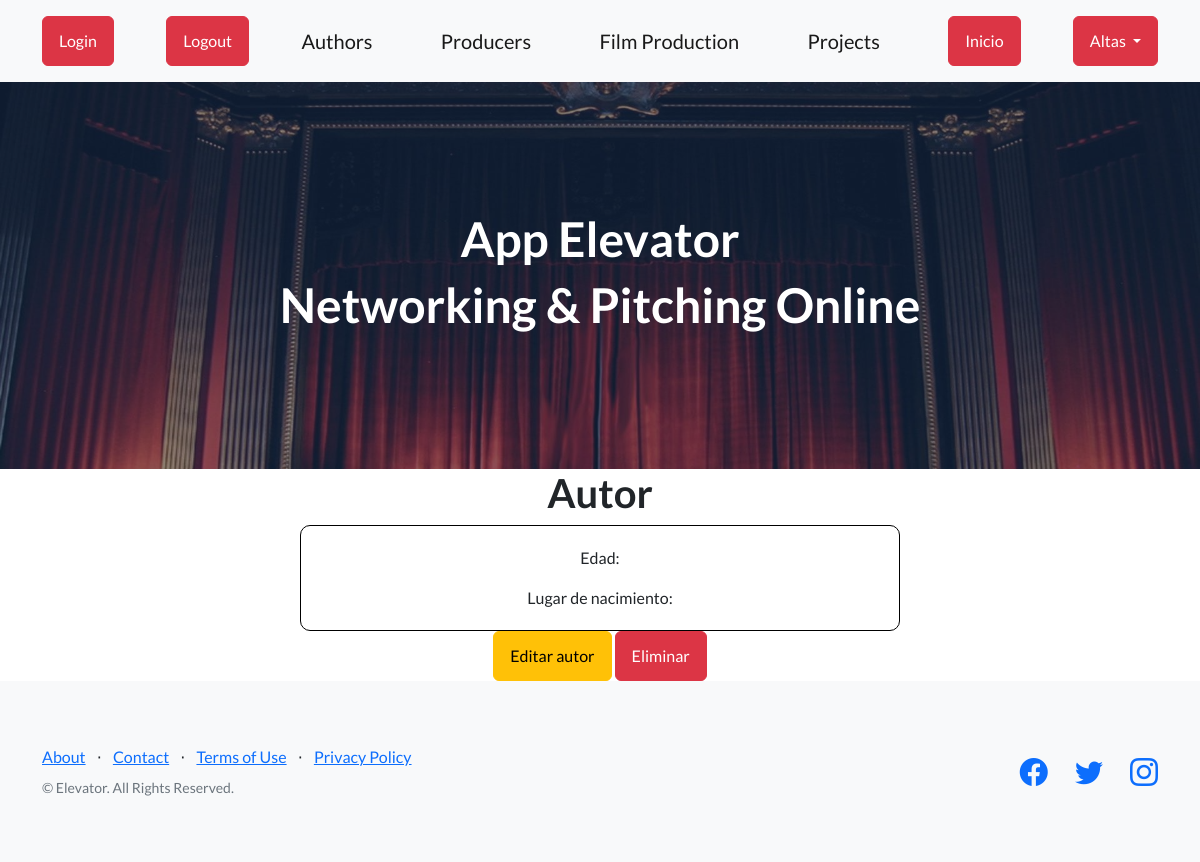
Page /App-Elevator/autor-detalles/Robert/ on the earlier database version.
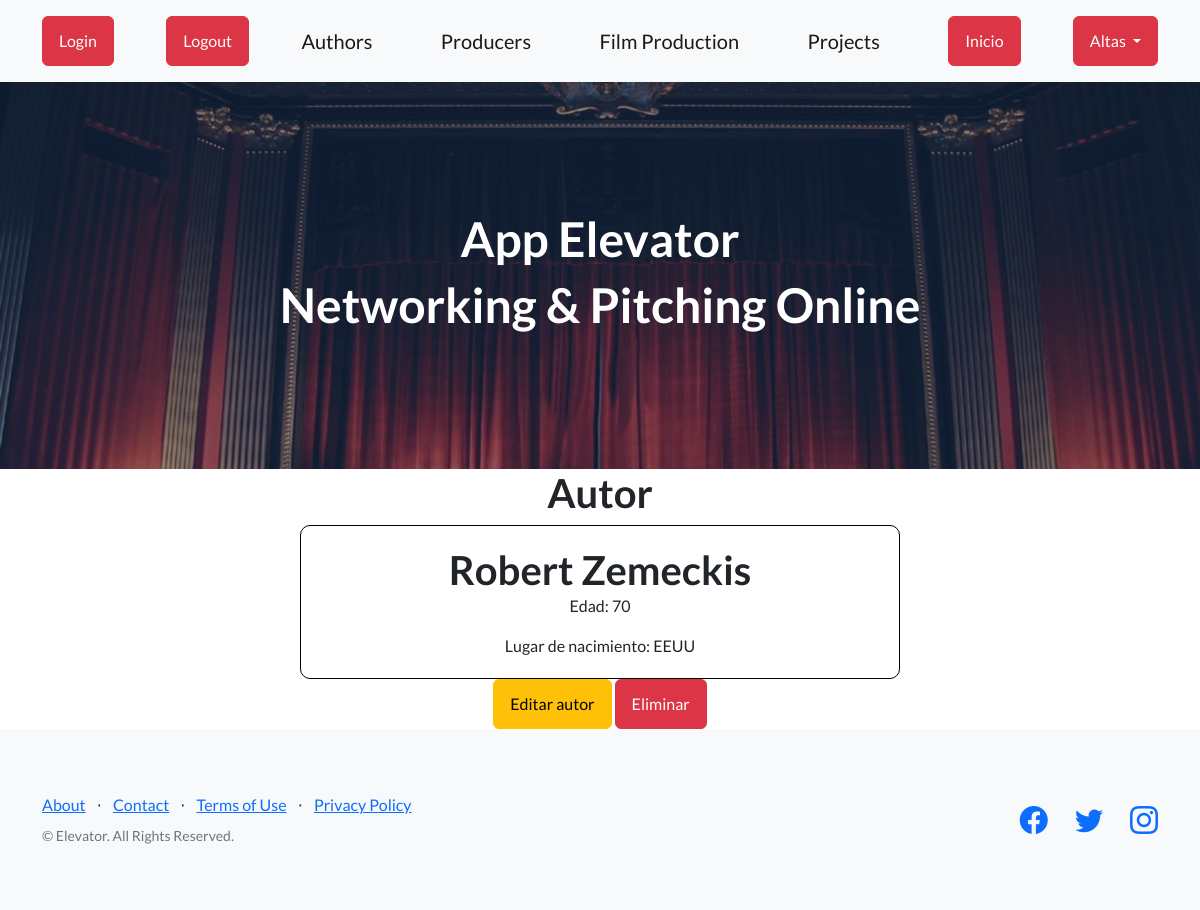
Same page on the later database version.
### AppElevator/models.py (models this page shows)
class Autor(models.Model):
    nombre = models.CharField(max_length=30)
    apellido = models.CharField(max_length=50)
    edad = models.IntegerField(validators=[MinValueValidator(0), MaxValueValidator(100)])
    email = models.EmailField(max_length=254)
    pais = models.CharField(max_length=50)
    def __str__(self):
        return f"{self.nombre} {self.apellido}"

### AppElevator/views.py (the view)
# urls.py: path('autor-detalles/<nombre>/', autor_detalles),
def autor_detalles(request, nombre):
    autor = Autor.objects.filter(nombre=nombre)
    print(autor)
    autorFound = autor.first()
    return render(request, 'autor_detalles.html', {'Autor': autorFound})

### AppElevator/templates/autor_detalles.html
{% extends 'page1.html' %}
{% block contenidoQueCambia %}
<div style="text-align: center;">
    <h1> Autor </h1>
    <div class="card-body" style="width: 50%; margin: 0 auto; border: 1px solid #000; padding: 20px; border-radius: 10px;">
        <h1 class="card-title">{{Autor.nombre}} {{Autor.apellido}}</h1>
        <p class="card-text">Edad: {{Autor.edad}}</p>
        <p class="card-text">Lugar de nacimiento: {{Autor.pais}}</p>
    </div>
        <div>
             <a class="btn btn-warning" href="{% url 'AppElevator:editarAutor' Autor.nombre %}">Editar autor</a>
             <a class="btn btn-danger" href="{% url 'AppElevator:eliminarAutor' Autor.nombre %}">Eliminar </a>
        </div>
    </div>
{% endblock contenidoQueCambia %}

### AppElevator/templates/page1.html (shortened to what this page needs)
<!DOCTYPE html>
<html lang="en">
    <head>
        {% load static %}
		<link href="{% static 'css/styles.css' %}" rel="stylesheet">
        <link href="{% static 'css/my_style.css' %}" rel="stylesheet">
        <link href="https://cdn.jsdelivr.net/npm/bootstrap-icons@1.5.0/font/bootstrap-icons.css" rel="stylesheet" type="text/css" />
    </head>
    <body>
        {% include 'navbar.html' %}
        <header class="masthead">
            <div class="container position-relative">
                <div class="row justify-content-center">
                    <div class="col-xl-20">
                        <div class="text-center text-white">
                            <h1 class="mb -5"> App Elevator  </h1>
                            <h1 class="mb -5">  Networking & Pitching Online  </h1>
                                </div>
                        </div>
                    </div>
                </div>
        </header>
        {% block contenidoQueCambia %}
        {% endblock contenidoQueCambia %}
        <section class="showcase">
            <div class="container-fluid p-0">
        <footer class="footer bg-light">
            <div class="container">
                <div class="row">
                    <div class="col-lg-6 h-100 text-center text-lg-start my-auto">
                        <ul class="list-inline mb-2">
                            <li class="list-inline-item"><a href="#!">About</a></li>
                            <li class="list-inline-item">⋅</li>
                            <li class="list-inline-item"><a href="#!">Contact</a></li>
                            <li class="list-inline-item">⋅</li>
                            <li class="list-inline-item"><a href="#!">Terms of Use</a></li>
                            <li class="list-inline-item">⋅</li>
                            <li class="list-inline-item"><a href="#!">Privacy Policy</a></li>
                        </ul>
                        <p class="text-muted small mb-4 mb-lg-0">&copy; Elevator. All Rights Reserved.</p>
                    </div>
                    <div class="col-lg-6 h-100 text-center text-lg-end my-auto">
                        <ul class="list-inline mb-0">
                            <li class="list-inline-item me-4">
                                <a href="#!"><i class="bi-facebook fs-3"></i></a>
                            </li>
                            <li class="list-inline-item me-4">
                                <a href="#!"><i class="bi-twitter fs-3"></i></a>
                            </li>
                            <li class="list-inline-item">
                                <a href="#!"><i class="bi-instagram fs-3"></i></a>
                            </li>
                        </ul>
                    </div>
                </div>
            </div>
        </footer>
    </body>
</html>

### AppElevator/templates/navbar.html (shortened to what this page needs)
<nav class="navbar navbar-light bg-light static-top">
    <div class="container">
        {% if user.is_authenticated %}
    <div class="navbar">
        {% if url %}
            <img src="{{ url }}" height="30px" alt="avatar">
        {% endif %}
        <p>Bienvenido {{ user.username }}</p>
    </div>
{% else %}
    <div class="navbar">
        <a class="btn btn-danger" href="/App-Elevator/login">Login</a>
    </div>
{% endif %}
        <a class="btn btn-danger" href="/App-Elevator/logout">Logout</a>
        <a class="navbar-brand" href="/App-Elevator/lista-autor/">Authors</a>
        <a class="navbar-brand" href="/App-Elevator/lista-productor/">Producers</a>
        <a class="navbar-brand" href="/App-Elevator/lista-productora/">Film Production</a>
        <a class="navbar-brand" href="/App-Elevator/lista-proyecto/">Projects</a>
        <a class="btn btn-danger" href="/App-Elevator/">Inicio</a>
        <div class="btn-group">
            <button type="button" class="btn btn-danger dropdown-toggle" data-toggle="dropdown" aria-haspopup="true" aria-expanded="false">
                Altas
            </button>
        </div>
    </div>
</nav>

Differences in the rows shown:
added Autor: nombre "Robert", apellido "Zemeckis", edad "70", pais "EEUU"
